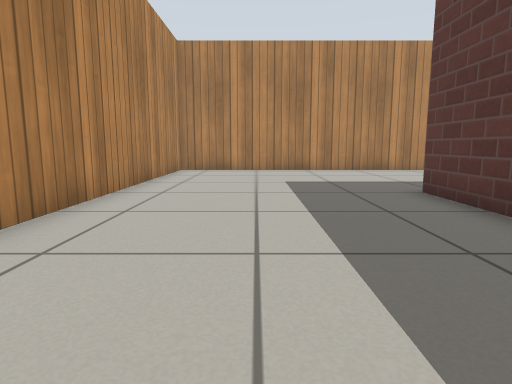
view 1 (above)

20 first-person views from a walk through a robot-simulator world made for Gazebo. The camera is 0.5 m above the floor, tilts 8° down and sees 75° across. The floor is counted in squares, 0.5 m on a side. Each view is taken from the middle of a square. On the plan, view 1 faces up. The plan holds only what a view shows up to about 12 squares ahead; the rest is blank. The place goes on beyond the plan. Gazebo's built-in surfaces are drawn with simple patterns.

view 2
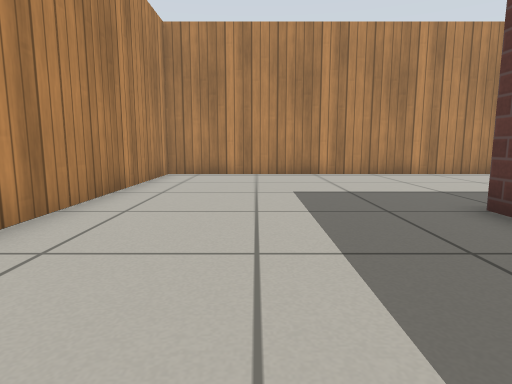

view 3
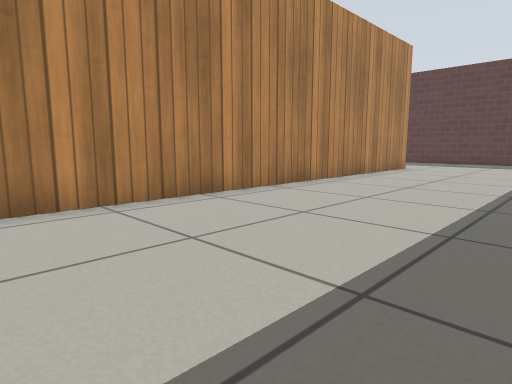

view 4
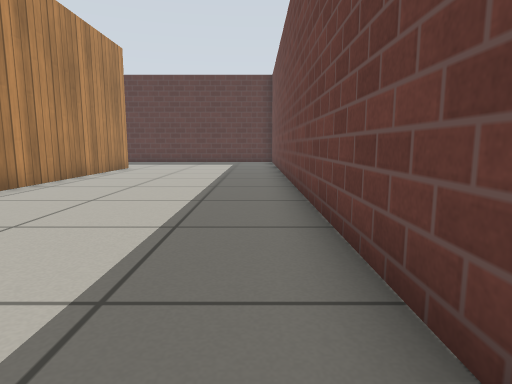

view 5
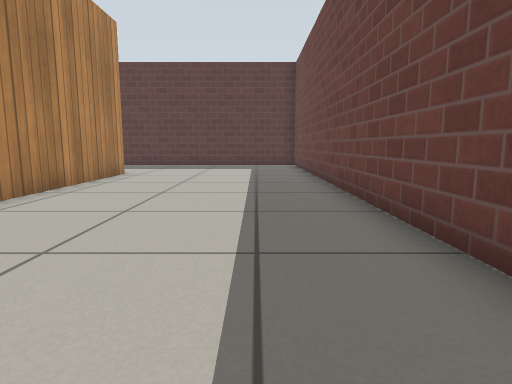

view 6
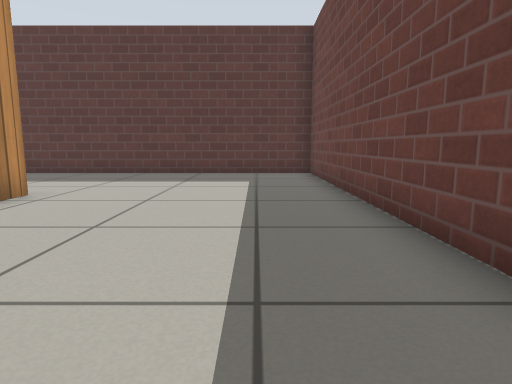

view 7
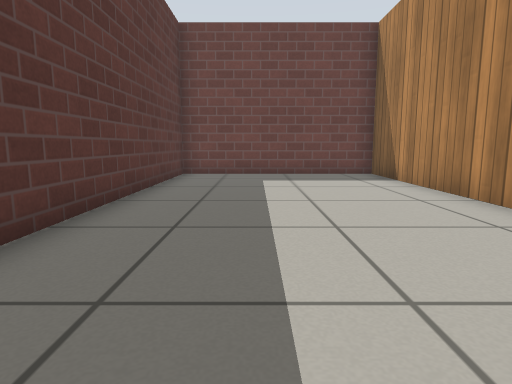

view 8
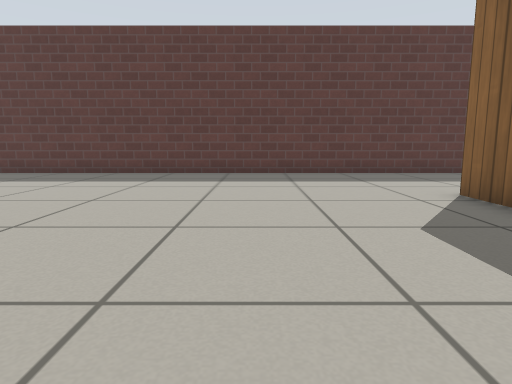

view 9
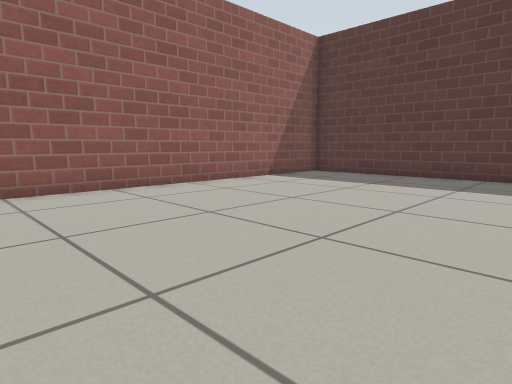

view 10
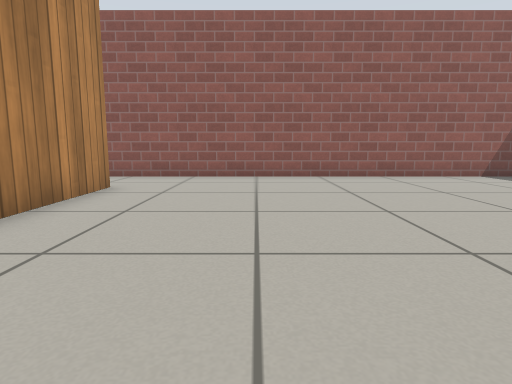

view 11
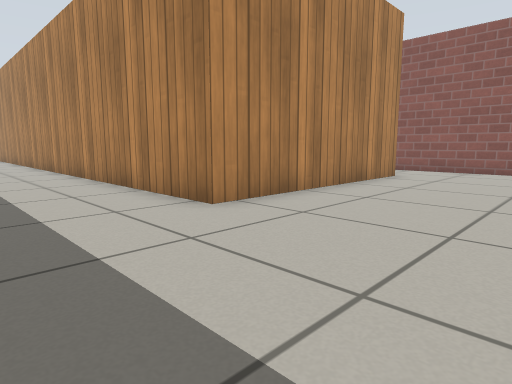

view 12
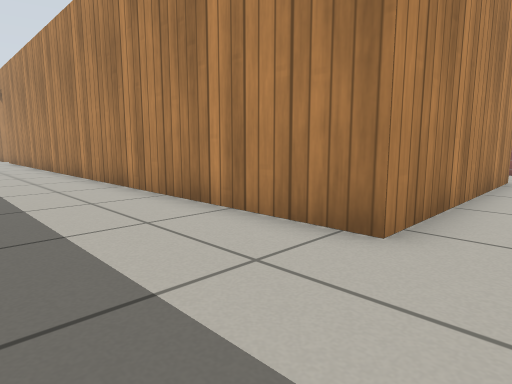

view 13
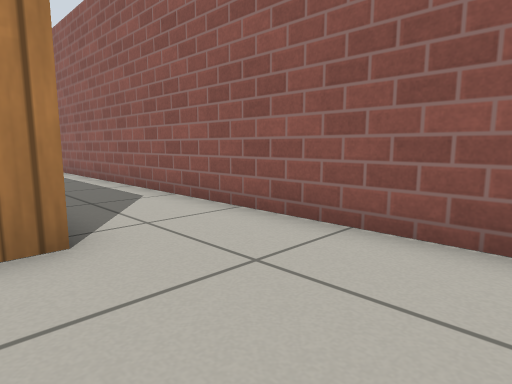

view 14
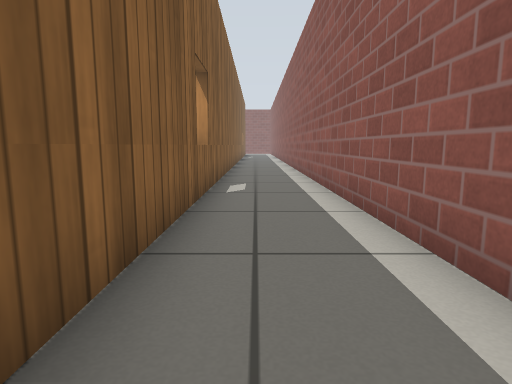

view 15
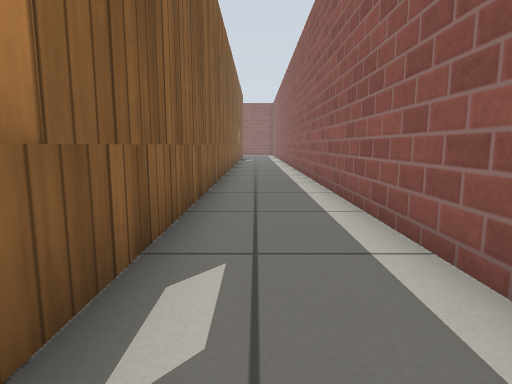

view 16
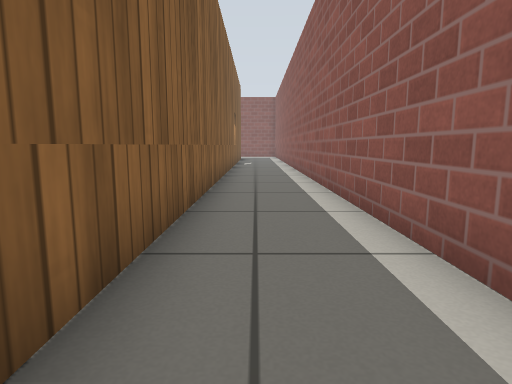

view 17
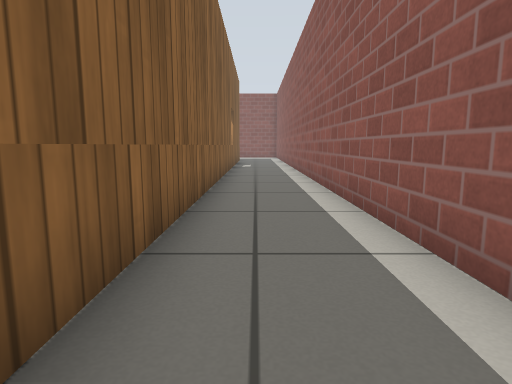

view 18
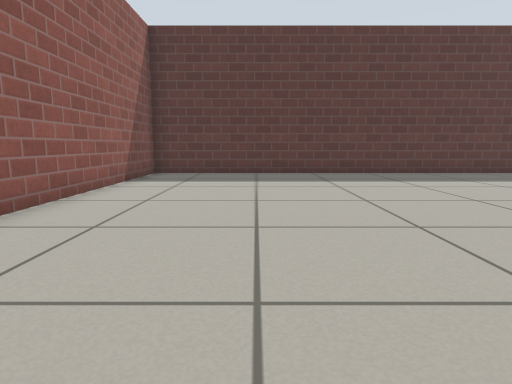

view 19
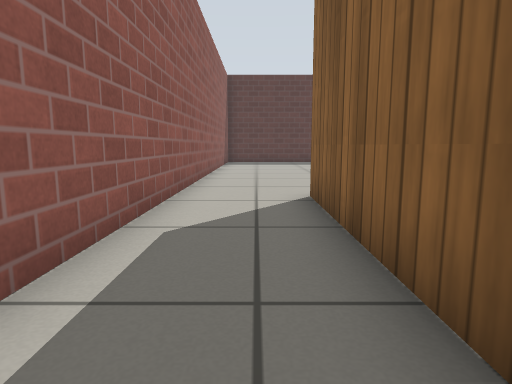

view 20
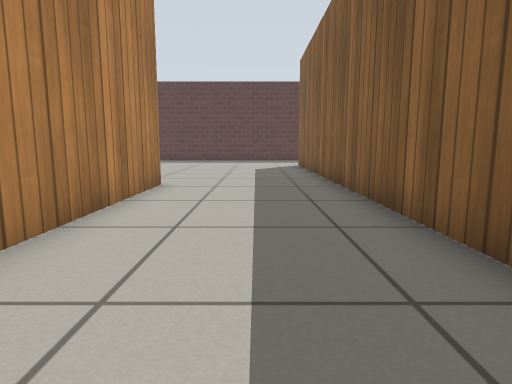

### Floor plan
Ten units are one square. View 1 is at (0, 0); x grows to the right and y downward. Boxes are objects, and circles mark ways between rooms. Rooms are numbered by the first view taken in them; rooms with no view inside come last. Other rooms are left out.
<svg viewBox="-150 -292 395 323">
<path fill="none" stroke="#000" d="M51 -70 240 -70 240 -135M188 -136 -30 -136 -30 26 35 26 35 -71M105 -139 144 -139M172 -139 188 -139M240 -135 240 -287 -145 -287M-145 -259 105 -259 105 -184M46 -139 105 -139M105 -184 -23 -184"/>
<circle cx="210" cy="-140" r="3" fill="#2a7"/>
<circle cx="110" cy="-160" r="3" fill="#2a7"/>
<text x="80" y="-80">1</text>
<text x="130" y="-230">2</text>
<text x="-70" y="-90">3</text>
</svg>
Room 1 opens to room 2. Room 2 opens to room 3.

Where each view was taken, in squares from view 1:
view 1: 0 up, 0 right, facing up
view 2: 2 up, 0 right, facing up
view 3: 8 up, 4 right, facing up-right
view 4: 8 up, 4 right, facing right
view 5: 9 up, 7 right, facing right
view 6: 9 up, 12 right, facing right
view 7: 9 up, 1 right, facing down
view 8: 18 up, 12 right, facing right
view 9: 21 up, 13 right, facing up-right
view 10: 18 up, 14 right, facing up
view 11: 15 up, 15 right, facing up-left
view 12: 15 up, 12 right, facing up-left
view 13: 25 up, 14 right, facing up-left
view 14: 27 up, 7 right, facing left
view 15: 27 up, 1 right, facing left
view 16: 27 up, 3 left, facing left
view 17: 27 up, 5 left, facing left
view 18: 25 up, 12 right, facing right
view 19: 27 up, 4 right, facing right
view 20: 16 up, 2 right, facing right
